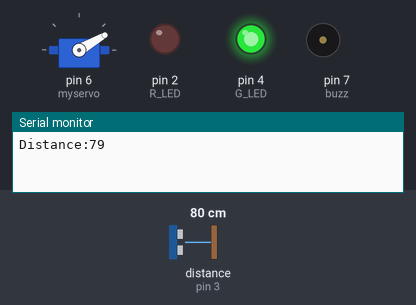
A sketch run on a simulated Arduino Uno, built with avr-gcc and run on an emulated ATmega328P. On the bench: servo, output pins drawn as LEDs (lit = HIGH), buzzer (waves = sounding, pin HIGH), the last lines printed to the serial monitor. Wiring (inferred from the names in the program): ultrasonic range finder: trigger pin 5; echo pin 3. The inputs (shaded band) are chosen by the test bench; at power-on: distance to the obstacle (sensor on pin 3) 80 cm. The echo pulse lasts 58.3 µs per cm; pins used as bus, display or sensor lines are not drawn.

Above: at 4.6 s.
4.7 s: distance to the obstacle (sensor on pin 3) set to 11 cm
11.7 s: distance to the obstacle (sensor on pin 3) set to 8 cm
At 14.7 s:
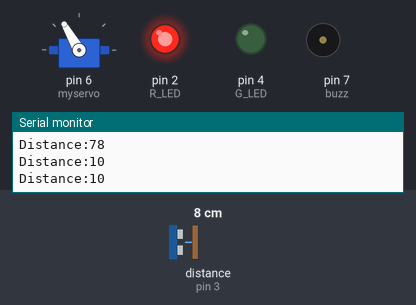
18.5 s: distance to the obstacle (sensor on pin 3) set to 2 cm
At 21.1 s:
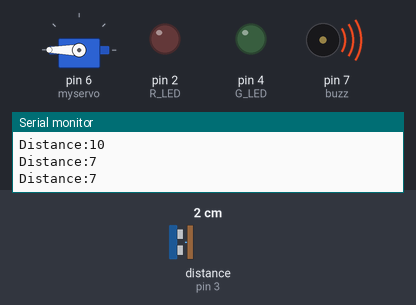
22.9 s: distance to the obstacle (sensor on pin 3) set to 4 cm
At 24.9 s:
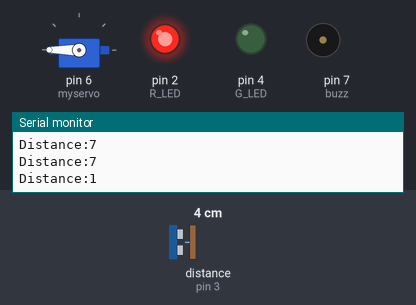
31.4 s: distance to the obstacle (sensor on pin 3) set to 9 cm
At 35.2 s:
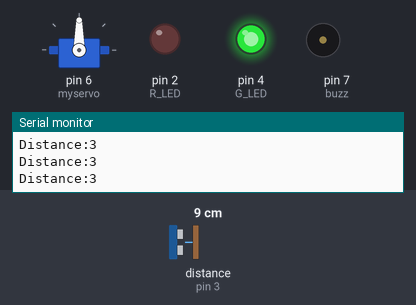
Timing chart, 0 to 52.5 s (numbered marks = the images above; inputs shaded):
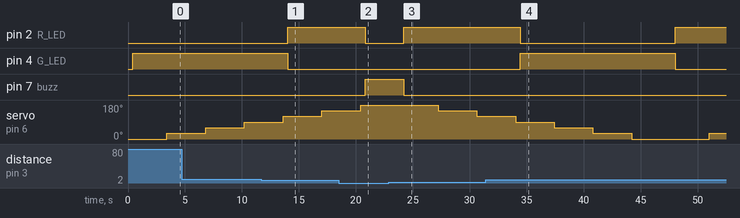

The sketch:

sampleradar.ino
```cpp
#include <Wire.h>
#include <Servo.h>

const int trigPin = 5;  //from sensor
const int echoPin = 3;  //from sensor
int R_LED = 2;    //red LED
int G_LED = 4;    //green LED
int buzz = 7;
long duration;
int distance;
int pos = 0;

Servo myservo;

void setup() {
  //sensor pin setup
  pinMode(trigPin, OUTPUT);
  pinMode(echoPin, INPUT);

  myservo.attach(6); //input signal to pin 6

  //LED and buzzer pin setup
  pinMode(R_LED, OUTPUT);
  pinMode(G_LED, OUTPUT);
  pinMode(buzz, OUTPUT);
  Serial.begin(9600); //Serial monitor on
}

void loop() {
  //from 0 to 180 degrees
  for (int pos = 0; pos <= 180; pos += 30){
    myservo.write(pos); //servo moves
    delay(400);
    digitalWrite(trigPin, LOW);
    delayMicroseconds(2);
    digitalWrite(trigPin, HIGH);
    delayMicroseconds(10);
    digitalWrite(trigPin, LOW);

    //distance calculation
    duration = pulseIn(echoPin, HIGH);
    distance = duration *0.034/2;

    //Output selection
    if (distance <= 2){  //Example 3cm. Buzzer on.
      digitalWrite(buzz, HIGH);
      digitalWrite(R_LED, LOW);
      digitalWrite(G_LED, LOW);
    }else if(distance <= 8){  //Example 6cm. Red LED on.
      digitalWrite(buzz, LOW);
      digitalWrite(R_LED, HIGH);
      digitalWrite(G_LED, LOW);
    } else {  //Example 15cm. Green LED on.
      digitalWrite(buzz, LOW);
      digitalWrite(R_LED, LOW);
      digitalWrite(G_LED, HIGH);
    }
    delay(3000);

       //print on serial monitor
    Serial.print("Distance:");
    Serial.println(distance);

  }
  //from 180 to 0 degree
  for (int pos = 180; pos >= 0; pos -= 30){
    myservo.write(pos); //servo moves
    delay(400);
    digitalWrite(trigPin, LOW);
    delayMicroseconds(2);
    digitalWrite(trigPin, HIGH);
    delayMicroseconds(10);
    digitalWrite(trigPin, LOW);
    //distance calculation
    duration = pulseIn(echoPin, HIGH);
    distance = duration *0.034/2;


    //output selection
    if (distance < 2){  //Example 3cm. Buzzer on.
      digitalWrite(buzz, HIGH);
      digitalWrite(R_LED, LOW);
      digitalWrite(G_LED, LOW);
    }else if(distance < 8){  //Example 16cm. Red LED on.
      digitalWrite(buzz, LOW);
      digitalWrite(R_LED, HIGH);
      digitalWrite(G_LED, LOW);
    } else {  //Example 55cm. Green LED on.
      digitalWrite(buzz, LOW);
      digitalWrite(R_LED, LOW);
      digitalWrite(G_LED, HIGH);
    }

    delay(3000);
    //print on serial monitor
    Serial.print("Distance:");
    Serial.println(distance);

  }
}
  
```

Measured:
- the behaviour switches between 10 and 9 cm on distance to the obstacle (sensor on pin 3) (found by bisection; images 0 and 1)
- the behaviour switches between 2 and 3 cm on distance to the obstacle (sensor on pin 3) (found by bisection; images 2 and 3)
- after the input at 11.7 s, pin 2 (R_LED): LOW → HIGH after 2.3 s; pin 4 (G_LED): HIGH → LOW after 2.3 s
- after the input at 18.5 s, pin 2 (R_LED): HIGH → LOW after 2.3 s; pin 7 (buzz): LOW → HIGH after 2.3 s
- after the input at 22.9 s, pin 2 (R_LED): LOW → HIGH after 1.3 s; pin 7 (buzz): HIGH → LOW after 1.3 s
- after the input at 31.4 s, pin 2 (R_LED): HIGH → LOW after 3.0 s, → HIGH 13.6 s later; pin 4 (G_LED): LOW → HIGH after 3.0 s, → LOW 13.6 s later
